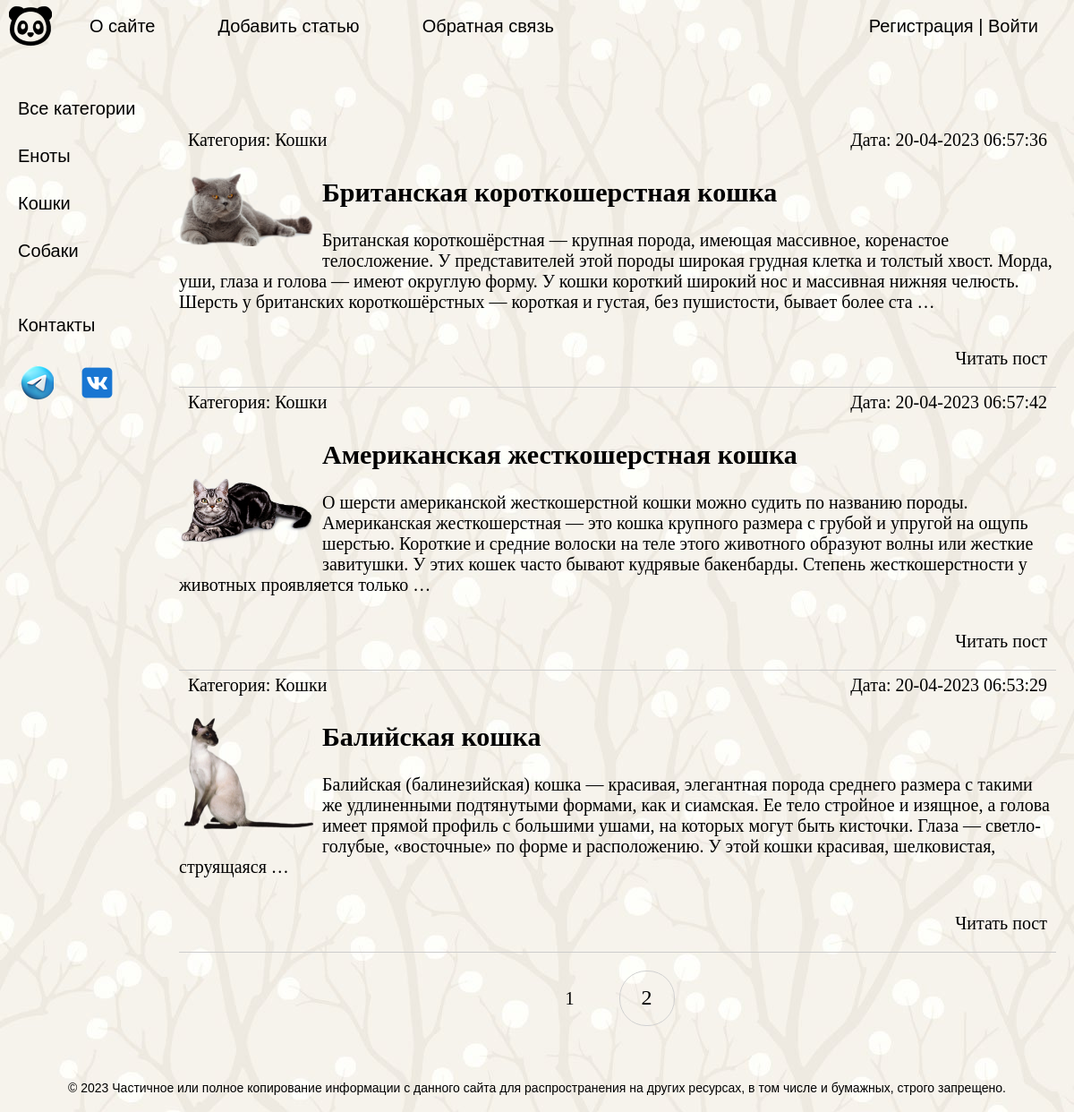
The page /category on the database its author committed.
### animals/models.py (models this page shows, shortened)
class Category(models.Model):
    name = models.CharField(max_length=100, db_index=True, verbose_name='Категория')
    slug = models.SlugField(max_length=255, unique=True, db_index=True, verbose_name='URL')
    def __str__(self):
        return self.name
    def get_absolute_url(self):
        return reverse('category', kwargs={'cat_slug': self.slug})
    class Meta:
        verbose_name = 'Категория'
        verbose_name_plural = 'Категории'
        ordering = ['id']

class Animals(models.Model):
    title = models.CharField(max_length=255, verbose_name='Заголовок')
    slug = models.SlugField(max_length=255, unique=True, db_index=True, verbose_name='URL')
    content = models.TextField(blank=True, verbose_name='Текст статьи')
    photo = models.ImageField(upload_to='photos/%Y/%m/%d/', verbose_name='Фото')
    time_create = models.DateTimeField(auto_now_add=True, verbose_name='Время создания')
    time_update = models.DateTimeField(auto_now=True, verbose_name='Время изменения')
    is_published = models.BooleanField(default=True, verbose_name='Публикация')
    cat = models.ForeignKey('Category', on_delete=models.PROTECT, verbose_name='Категории')
    def get_absolute_url(self):
        return reverse('post', kwargs={'post_slug': self.slug})
    class Meta:
        verbose_name = 'Животные'
        verbose_name_plural = 'Животные'
        ordering = ['time_create', 'title']

### animals/views.py (the view)
# urls.py: path('category', AnimalsCategory.as_view(), name='сategory'),
class AnimalsCategory(DataMixin, ListView):
    paginate_by = 3
    model = Animals
    template_name = 'animals/index.html'
    context_object_name = 'posts'
    def get_context_data(self, *, object_list=None, **kwargs):
        context = super().get_context_data(**kwargs)
        c_def = self.get_user_context(title='Все категории')
        return dict(list(context.items()) + list(c_def.items()))
    def get_queryset(self):
        return Animals.objects.filter(is_published=True).select_related('cat')

### animals/utils.py (called while the page is built)
    def get_user_context(self, **kwargs):
        context = kwargs
        cats = cache.get('cats')
        if not cats:
            cats = Category.objects.annotate(Count('animals'))
            cache.set('cats', cats, 60)
        context['menu'] = menu
        context['cats'] = cats
        return context

### animals/templates/animals/index.html (shortened to what this page needs)
{% extends 'animals/base.html' %}
{% block content %}
<ul class="list-articles">
	{% for p in posts %}
			<li>
				<div class="article-panel">
         <p class="first">Категория: {{p.cat}}</p>
         <p class="last">Дата: {{p.time_update|date:"d-m-Y H:i:s"}}</p>
				</div>
{% if p.photo %}
    <p><img class="img-article-left thumb" src="{{p.photo.url}}"></p>
{% endif %}
				<h2>{{p.title}}</h2>
	{% autoescape on %}
	{{p.content|linebreaks|truncatewords:50}}
	{% endautoescape %}
			<p class="link-read-post"><a href="{{ p.get_absolute_url }}">Читать пост</a></p>
			</li>
	{% endfor %}
</ul>
{% endblock %}

### animals/templates/animals/base.html (shortened to what this page needs)
{% load static %}
{% load animals_tags %}
<!DOCTYPE html>
<html>
<head>
	<link type="text/css" href="{% static 'animals/css/styles.css' %}" rel="stylesheet" />
</head>
<body>
<table class="table-page" border=0 cellpadding="0" cellspacing="0">
<tr><td valign=top>
{% block mainmenu %}
		<div class="d-flex flex-column flex-md-row align-items-center pb-3 mb-4 border-bottom">
			<ul id="mainmenu" class="mainmenu">
			<li class="logo"><a href="{% url 'home' %}"><div class="logo"></div></a></li>
{% for m in menu %}
			<li><a href="{% url m.url_name %}">{{m.title}}</a></li>
{% endfor %}
			{% if request.user.is_authenticated %}
			<li class="last"> {{user.username}} | <a href="{% url 'logout' %}">Выйти</a></li>
			{% else %}
			<li class="last"><a href="{% url 'register' %}">Регистрация</a> | <a href="{% url 'login' %}">Войти</a></li>
			{% endif %}
			</ul>
		</div>
{% endblock mainmenu %}
<table class="table-content" border=0 cellpadding="0" cellspacing="0">
<tr>
	<td valign="top" class="left-chapters">
	<ul id="leftchapters">
{% if cat_selected == 0 %}
		<li class="selected">Все категории</li>
{% else %}
		<li><a href="{% url 'сategory' %}">Все категории</a></li>
{% endif %}
{% for c in cats %}
{% if c.animals__count > 0 %}
		{% if c.pk == cat_selected %}
			<li class="selected">{{c.name}}</li>
		{% else %}
			<li><a href="{{ c.get_absolute_url }}">{{c.name}}</a></li>
		{% endif %}
{% endif %}
{% endfor %}
		<li class="share">
		<p>Контакты</p>
		<a class="tele" href="https://t.me/Doctor_O_o" target="_blank" rel="nofollow"></a>
		<a class="vk" href="https://vk.com/golyakin.vlad" target="_blank" rel="nofollow"></a>
		</li>
	</ul>
</td>
<td valign="top" class="content">
	<div class="content-text">
{% block content %}
{% endblock %}
{% if page_obj.has_other_pages %}
<nav class="list-pages">
	<ul>
		{% for p in paginator.page_range %}
		{% if page_obj.number == p %}
		<li class="page-num page-num-selected">{{ p }}</li>
		{% elif p >= page_obj.number|add:-1 and p <= page_obj.number|add:1 %}
		<li class="page-num">
			<a href="?page={{ p }}">{{ p }}</a>
		</li>
		{% endif %}
		{% endfor %}
	</ul>
</nav>
{% endif %}
	</div>
</td></tr></table>
</td></tr>
<tr><td valign=top>
	<div id="footer">
		<p align="center">&copy; 2023 Частичное или полное копирование информации с данного сайта для распространения на других ресурсах, в том числе и бумажных, строго запрещено.</p>
	</div>
</td></tr></table>
</body>
</html>

### animals/static/animals/css/styles.css (style rules this page uses)
html, body { font-family: 'Arial'; margin: 0; padding: 0; height: 100%; width: 100%; color: #444; background: #000 url(/static/animals/images/fon.jpg); background-attachment: fixed }
a { color: #0059b2; text-decoration: none; }
img { max-width: 600px; height: auto; }
img.img-article-left { max-width: 300px; height: auto; float: left; padding: 0 10px 10px 0; }
img.img-article-left.thumb { max-width: 150px; height: auto; }
p.link-read-post { text-align: right; }
p.link-read-post a { padding: 10px; min-width: 100px; color: black; text-decoration: none; }
div.article-panel { padding: 5px 10px 5px 10px; box-sizing border-box; overflow: hidden; color: black; }
div.article-panel p.first { margin: 0; float: left; }
div.article-panel p.last { margin: 0; float: right; }
ul.list-articles { list-style: none; margin: 0; padding: 0; }
ul.list-articles li { border-bottom: 1px solid #ccc; }
.table-page { width: 100%; height: 100%; vertical-align: top; }
.table-page tr { height: 100%; }
.logo { background: url('../images/logo.png') no-repeat 10px 5px; width: 70px; height: 60px; }
ul.mainmenu { list-style: none; margin: 0; padding: 0; height: 60px; color: black; font-size: 20px; overflow: hidden; }
ul.mainmenu li { float: left; margin: 18px 40px 0 30px; }
ul.mainmenu li.logo { margin: 0; }
ul.mainmenu li.last { float: right; }
ul.mainmenu li a { color: black; text-decoration: none; }
.table-content { width: 100%; min-height: 100%; height: 100%; }
.left-chapters { min-height: 100%; }
.left-chapters ul { width: 140px; min-height: 100%; margin: 0; padding: 20px 10px 10px 20px; list-style: none; font-size: 20px; }
.left-chapters ul li { margin: 30px 0 0 0; color: black; }
.left-chapters ul li a { color: black; text-decoration: none; }
.left-chapters ul li.share { margin: 60px 0 0 0; }
.left-chapters ul li.share p { margin: 30px 0 30px 0; }
.left-chapters ul li.share a { display: inline-block; width: 40px; height: 40px; margin: 0 20px 0 0; }
.left-chapters ul li.share a.tele { height: 45px; background: url('../images/tele.png') no-repeat 0 0 }
.left-chapters ul li.share a.vk { height: 45px; background: url('../images/vk.png') no-repeat 0 0 }
.content { padding: 20px 20px 20px 0px; width: 100%; box-sizing: border-box; }
.content-text { margin: 60px 0 0 30px; color: #000; font-size: 20px; font-family: Yandex Sans Display Light; }
#footer { box-sizing: border-box; padding: 5px; color: black; font-size: 14px; font-family: Verdana, Geneva, Arial, Helvetica; text-align: left; overflow: hidden; }
.list-pages { text-align: center; margin: 0 0 20px 0; }
.list-pages ul { margin: 20px 0 0 0; padding: 0; list-style: none; }
.list-pages ul li { display: inline-block; margin: 0 20px 0 0; }
.list-pages a { color: #000; font-size: 24px; text-decoration: none; }
.list-pages .page-num, .page-num-selected { display: inline-block; width: 60px; height: 44px; padding: 16px 0 0 0; border: 1px solid #d0d0d0; border-radius: 30px; }
.list-pages .page-num-selected { border: none; color: #000; font-size: 20px; }

### rows shown on the page
Category: name "Еноты"
Category: name "Кошки"
Category: name "Собаки"
Animals: cat "Кошки", time_update "20-04-2023 06:57:36", photo (picture), title "Британская короткошерстная кошка", content "Британская короткошёрстная — крупная порода, имеющая массивное, коренастое телосложение. У представителей этой породы широкая грудная клетка и толстый хвост. Морда, уши, глаза и голова — имеют округлую форму. У кошки короткий широкий нос и массивная нижняя челюсть. Шерсть у британских короткошёрстных — короткая и густая, без пушистости, бывает более ста …"
Animals: cat "Кошки", time_update "20-04-2023 06:57:42", photo (picture), title "Американская жесткошерстная кошка", content "О шерсти американской жесткошерстной кошки можно судить по названию породы. Американская жесткошерстная — это кошка крупного размера с грубой и упругой на ощупь шерстью. Короткие и средние волоски на теле этого животного образуют волны или жесткие завитушки. У этих кошек часто бывают кудрявые бакенбарды. Степень жесткошерстности у животных проявляется только …"
Animals: cat "Кошки", time_update "20-04-2023 06:53:29", photo (picture), title "Балийская кошка", content "Балийская (балинезийская) кошка — красивая, элегантная порода среднего размера с такими же удлиненными подтянутыми формами, как и сиамская. Ее тело стройное и изящное, а голова имеет прямой профиль с большими ушами, на которых могут быть кисточки. Глаза — светло-голубые, «восточные» по форме и расположению. У этой кошки красивая, шелковистая, струящаяся …"

### other values the page prints
{{ m.title }} "О сайте" "Добавить статью" "Обратная связь"
{{ p }} "1"
{{ p }} "2"
